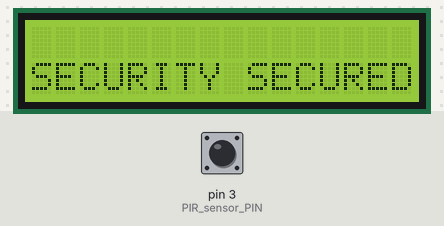
Recording of a sketch running on a simulated Arduino Uno, built with avr-gcc and run on an emulated ATmega328P. Shown: 16×2 character LCD. Inputs (shaded band) come from the test bench; at power-on: pin 3 (PIR_sensor_PIN) LOW. What the sketch prints to the serial monitor is not drawn.

Above: at 1.3 s.
1.4 s: pin 3 (PIR_sensor_PIN) driven HIGH
At 2.3 s:
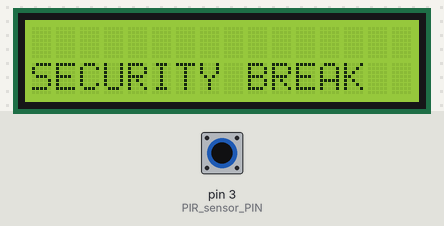
2.9 s: pin 3 (PIR_sensor_PIN) driven LOW
At 4.1 s:
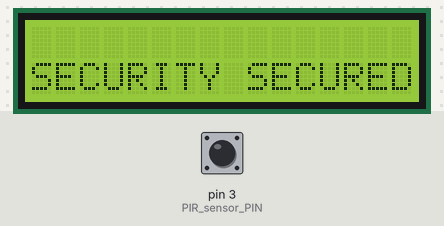
5.9 s: pin 3 (PIR_sensor_PIN) pulsed HIGH 5 times (0.12 s each, 0.3 s apart)
At 6.29 s:
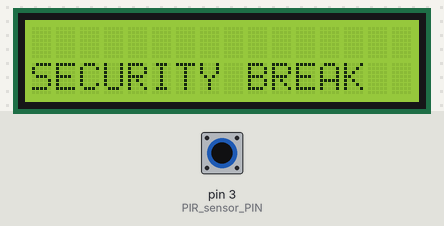
10.4 s: pin 3 (PIR_sensor_PIN) pulsed HIGH 5 times (0.12 s each, 0.3 s apart)
Timing chart, 0 to 13.4 s (numbered marks = the images above; inputs shaded):
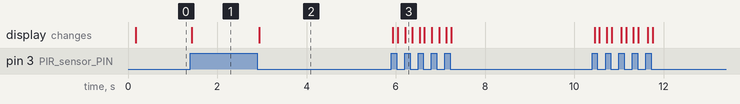

The sketch:

Transmitter.ino
```cpp
#include <LiquidCrystal.h>
LiquidCrystal lcd(13,12,11,10,9,8);
const int PIR_sensor_PIN = 3;
int PIR_sensor_PIN_state  = 0;
void setup() {
  // put your setup code here, to run once:
  lcd.begin(16,2);
  Serial.begin(9600);
  pinMode(PIR_sensor_PIN, INPUT);
  lcd.setCursor(0,0);
  lcd.print("SECURITY SYSTEM");
  lcd.setCursor(0,1);
  lcd.print("OF RESTRICTED AREA");
  delay(100);
}


void loop() {
  // put your main code here, to run repeatedly:
  PIR_sensor_PIN_state = digitalRead(PIR_sensor_PIN);
  if(PIR_sensor_PIN_state == HIGH) {
    lcd.clear();
    int PIR_SERIAL_BYTE = 10;
    Serial.write(PIR_SERIAL_BYTE);
    lcd.setCursor(0,1);
    lcd.print("SECURITY BREAK");
    delay(50);
  }else {
    lcd.clear();
    int PIR_SERIAL_BYTE = 20;
    Serial.write(PIR_SERIAL_BYTE);
    lcd.setCursor(0,1);
    lcd.print("SECURITY SECURED");
    delay(50);
  }
}
```

Measured:
- after the input at 1.4 s, the display: changes at once (image 1)
- after the input at 2.9 s, the display: changes at once (image 2)
- after the input at 5.9 s, the display: changes at once (image 3)
